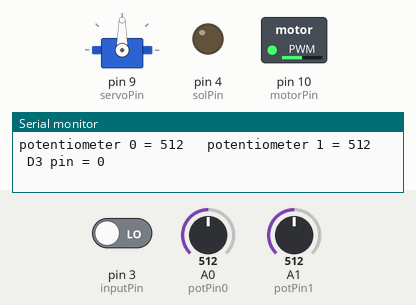
A sketch run on a simulated Arduino Uno, built with avr-gcc and run on an emulated ATmega328P. On the bench: servo, switched loads named in the sketch (green lamp = pin HIGH), output pins drawn as LEDs (lit = HIGH), the last lines printed to the serial monitor. The test bench sets the inputs (shaded band); at power-on: A0 (potPin0) = 512, A1 (potPin1) = 512, pin 3 (inputPin) LOW.

Above: at 1.2 s.
1.3 s: A0 (potPin0) set to 987
At 2.1 s:
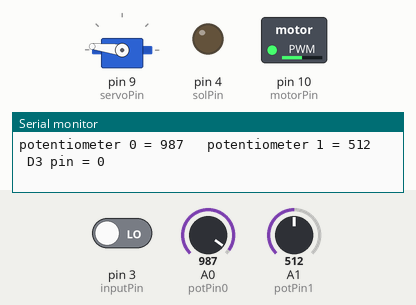
2.8 s: A0 (potPin0) set to 1017
At 3.5 s:
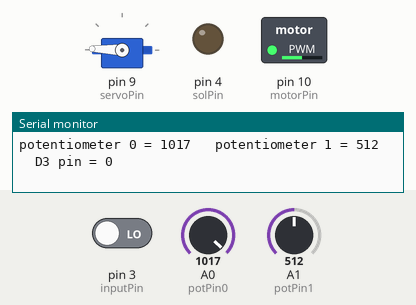
5.8 s: A1 (potPin1) set to 111
At 7.0 s:
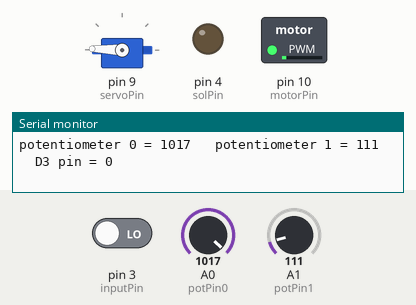
7.3 s: A1 (potPin1) set to 89
At 8.6 s:
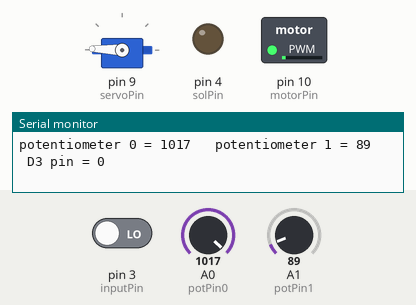
10.3 s: pin 3 (inputPin) driven HIGH
At 11.4 s:
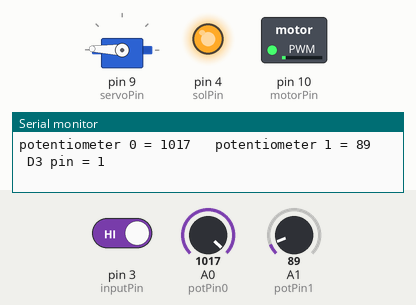
11.8 s: A1 (potPin1) set to 306
At 12.9 s:
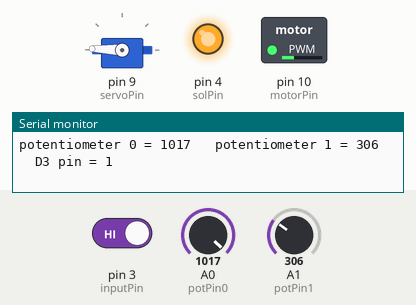
Timing chart, 0 to 14.3 s (numbered marks = the images above; inputs shaded):
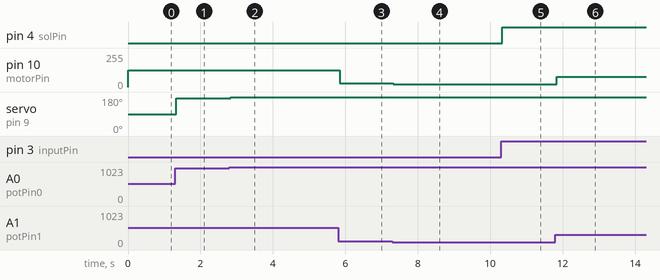

Measured:
- after the input at 1.3 s, servo on pin 9 (servoPin): 90° → 173° at once
- after the input at 2.8 s, servo on pin 9 (servoPin): 173° → 178° at once
- after the input at 5.8 s, pin 10 (motorPin): 127/255 → 27/255 after 0.05 s
- after the input at 7.3 s, pin 10 (motorPin): 27/255 → 22/255 at once
- after the input at 10.3 s, pin 4 (solPin): LOW → HIGH at once
- after the input at 11.8 s, pin 10 (motorPin): 22/255 → 76/255 at once

The sketch:

module2.ino
```cpp
#include <Servo.h>

Servo servo;

int potPin0 = A0;
int servoPin = 9;

int potPin1 = A1;
int motorPin = 10;

int inputPin = 3;
int solPin = 4;


void setup() {
  Serial.begin(9600);
  servo.attach(servoPin);

  pinMode(motorPin,OUTPUT);

  pinMode(inputPin, INPUT);
  pinMode(solPin, OUTPUT);
}

void loop() {
  // Read potentiometer 0 and write value to the servo
  int potValue0 = analogRead(potPin0);
  int servoAngle = map(potValue0, 0, 1023, 0, 180);
  servo.write(servoAngle);

  // Read potentiometer 1 and write value to the motor
  int potValue1 = analogRead(potPin1);
  int motorSpeed = map(potValue1, 0, 1023, 0, 255);
  analogWrite(motorPin, motorSpeed);

  // Read inputPin and write value to the solenoid
  int inputPinVal = digitalRead(inputPin);
  if (inputPinVal == HIGH){
    digitalWrite(solPin, HIGH);
  }else{
    digitalWrite(solPin, LOW);
  }

  // Display the values
  Serial.print("potentiometer 0 = ");
  Serial.print(potValue0);
  Serial.print("\t potentiometer 1 = ");
  Serial.print(potValue1);
  Serial.print("\t D3 pin = ");
  Serial.println(inputPinVal);

  delay(10);
}
```
